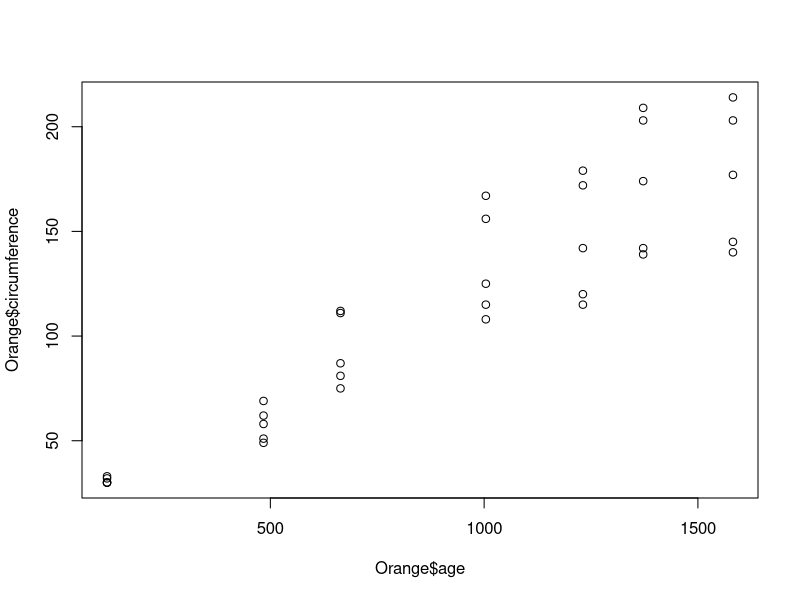
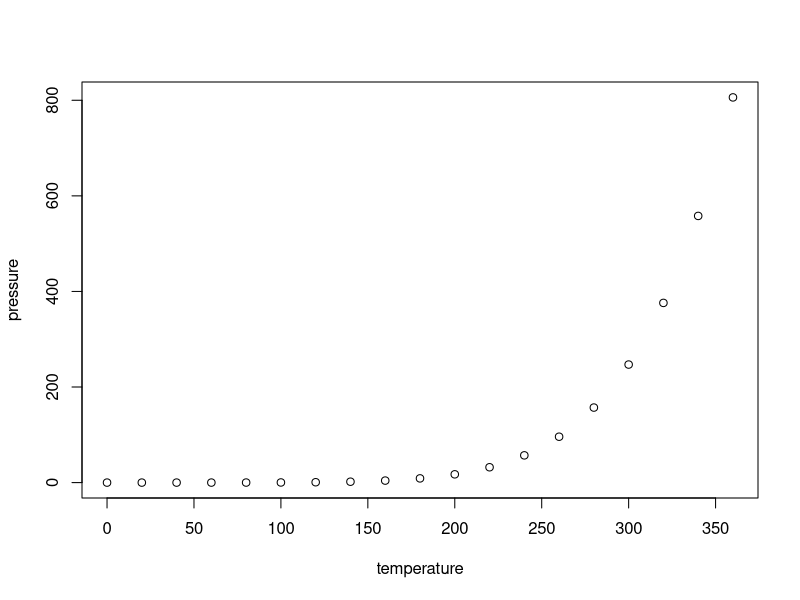

Recreate these plots in R, in order.
## ---- chunk 1
knitr::opts_chunk$set(echo = TRUE)
## ---- chunk 2


plot(Orange$age,Orange$circumference)


## ---- chunk 3
plot(pressure)
